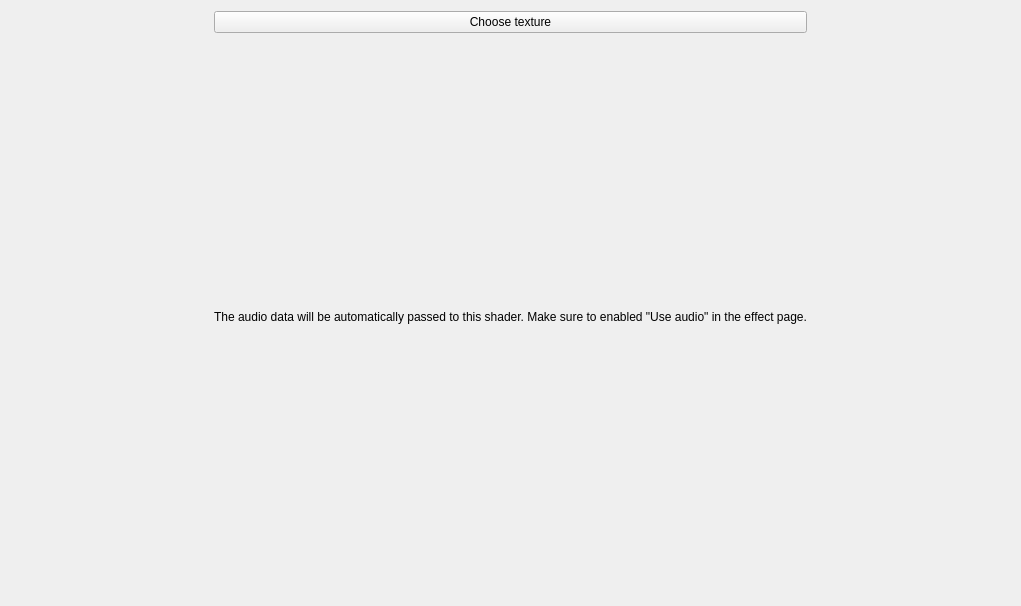
<?xml version="1.0" encoding="UTF-8"?>
<ui version="4.0">
 <class>ShaderPassEditor</class>
 <widget class="QWidget" name="ShaderPassEditor">
  <property name="geometry">
   <rect>
    <x>0</x>
    <y>0</y>
    <width>1021</width>
    <height>606</height>
   </rect>
  </property>
  <layout class="QGridLayout" name="gridLayout">
   <item row="2" column="0">
    <widget class="QLabel" name="audio_message">
     <property name="text">
      <string>The audio data will be automatically passed to this shader. Make sure to enabled &quot;Use audio&quot; in the effect page.</string>
     </property>
     <property name="alignment">
      <set>Qt::AlignCenter</set>
     </property>
    </widget>
   </item>
   <item row="3" column="0">
    <widget class="QCodeEditor" name="code" native="true"/>
   </item>
   <item row="1" column="0">
    <widget class="QLabel" name="texture_preview">
     <property name="maximumSize">
      <size>
       <width>512</width>
       <height>512</height>
      </size>
     </property>
     <property name="text">
      <string/>
     </property>
    </widget>
   </item>
   <item row="0" column="0">
    <widget class="QPushButton" name="choose_texture">
     <property name="text">
      <string>Choose texture</string>
     </property>
    </widget>
   </item>
  </layout>
 </widget>
 <customwidgets>
  <customwidget>
   <class>QCodeEditor</class>
   <extends>QWidget</extends>
   <header location="global">Dependencies/QCodeEditor/include/internal/QCodeEditor.hpp</header>
   <container>1</container>
  </customwidget>
 </customwidgets>
 <resources/>
 <connections/>
</ui>
